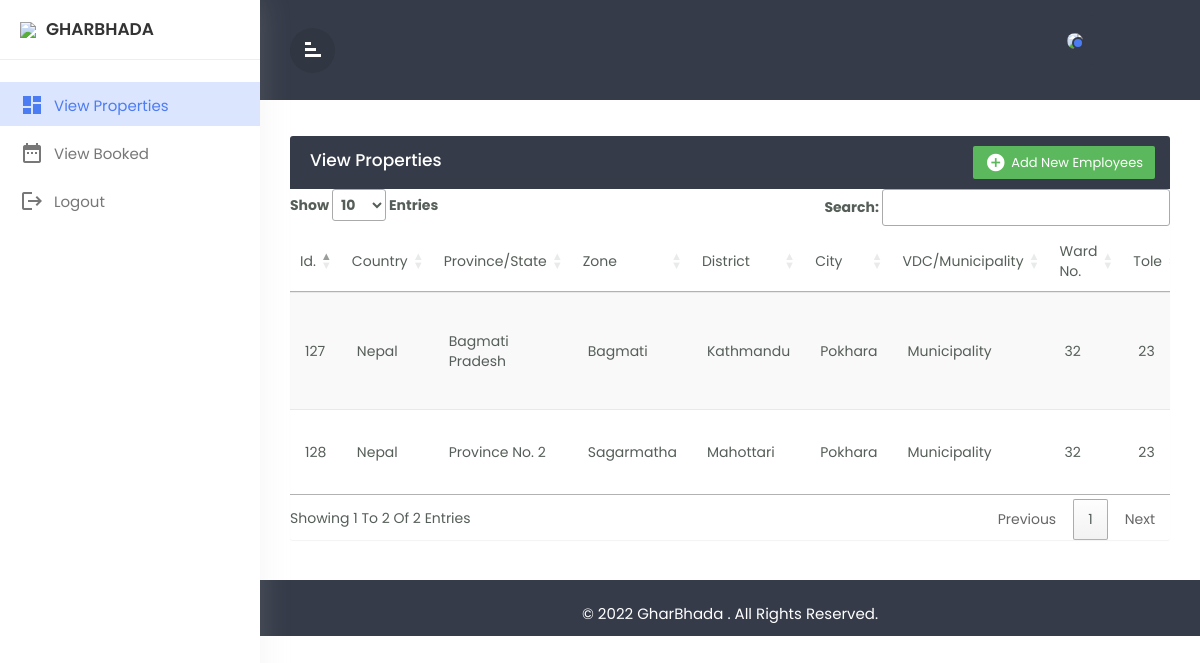
The page /owner/index.php (signed in) on the database its author committed.
### tables this page shows
CREATE TABLE `add_property` (
  `property_id` int(10) NOT NULL,
  `country` varchar(50) NOT NULL,
  `province` varchar(50) NOT NULL,
  `zone` varchar(50) NOT NULL,
  `district` varchar(50) NOT NULL,
  `city` varchar(100) NOT NULL,
  `vdc_municipality` varchar(50) NOT NULL,
  `ward_no` int(10) NOT NULL,
  `tole` varchar(100) NOT NULL,
  `contact_no` bigint(10) NOT NULL,
  `property_type` varchar(50) NOT NULL,
  `estimated_price` bigint(10) NOT NULL,
  `total_rooms` int(10) NOT NULL,
  `bedroom` int(10) NOT NULL,
  `living_room` int(10) NOT NULL,
  `kitchen` int(10) NOT NULL,
  `bathroom` int(10) NOT NULL,
  `description` varchar(2000) NOT NULL,
  `booked` varchar(5) NOT NULL DEFAULT 'No',
  `owner_id` int(10) NOT NULL
);

### owner/index.php (the view, shortened to what this page needs)
<?php
include 'navbar.php';
  include("owner-backend.php");
?>
<div class="main-content">
    <div class="row">
        <div class="col-md-12">
            <div class="table-wrapper">
                <div class="table-title">
                    <div class="row">
                        <div class="col-sm-6 p-0 flex justify-content-lg-start justify-content-center">
                            <h2 class="ml-lg-2">View Properties</h2>
                        </div>
                        <div class="col-sm-6 p-0 flex justify-content-lg-end justify-content-center">
                            <a href="#addEmployeeModal" class="btn btn-success" data-toggle="modal">
                                <i class="material-icons">&#xE147;</i>
                                <span>Add New Employees</span>
                            </a>
                        </div>
                    </div>
                </div>
                <table id="myTable" class="table table-striped table-hover">
                    <thead>
                        <th>Id.</th>
                        <th>Country</th>
                        <th>Province/State</th>
                        <th>Zone</th>
                        <th>District</th>
                        <th>City</th>
                        <th>VDC/Municipality</th>
                        <th>Ward No.</th>
                        <th>Tole</th>
                    </thead>
                    <tbody>
                        <?php
                          $u_email = $_SESSION['email'];
                          $sql1 = "SELECT * from owner where email='$u_email'";
                          $result1 = mysqli_query($db, $sql1);
                          if (mysqli_num_rows($result1) > 0) {
                              while ($rowss = mysqli_fetch_assoc($result1)) {
                              $owner_id = $rowss['owner_id'];
                              $sql = "SELECT * from add_property where owner_id='$owner_id'";
                              $result = mysqli_query($db, $sql);
                              if (mysqli_num_rows($result) > 0) {
                                  while ($rows = mysqli_fetch_assoc($result)) {
                      ?>
                        <tr>
                            <td><?php echo $rows['property_id'] ?></td>
                            <td><?php echo $rows['country'] ?></td>
                            <td><?php echo $rows['province'] ?></td>
                            <td><?php echo $rows['zone'] ?></td>
                            <td><?php echo $rows['district'] ?></td>
                            <td><?php echo $rows['city'] ?></td>
                            <td><?php echo $rows['vdc_municipality'] ?></td>
                            <td><?php echo $rows['ward_no'] ?></td>
                            <td><?php echo $rows['tole'] ?></td>
                            <?php
                    }
                  }
                }
              } ?>
                        </tr>
                    </tbody>
                </table>
            </div>
        </div>
    </div>
</div>
<?php
    include 'footer.php';
?>

### owner/css/custom.css (style rules this page uses)
body,html { line-height:1.8; font-family:'Poppins',sans-serif; color:#555e58; text-transform:capitalize; font-weight:400; margin:0px; padding:0px; }
.material-icons { font-family: 'Material Icons'; font-weight: normal; font-style: normal; font-size: 24px; display: inline-block; line-height: 1; text-transform: none; letter-spacing: normal; word-wrap: normal; white-space: nowrap; direction: ltr; -webkit-font-smoothing: antialiased; text-rendering: optimizeLegibility; -moz-osx-font-smoothing: grayscale; font-feature-settings: 'liga'; }
a { color:#333; font-weight:400; }
a,a:hover,a:focus { color:#333; text-decoration:none; transition:all 0.3s; }
.main-content { padding:30px 30px 0px 30px; }
.table-wrapper { background-color: #fff; margin:6px 0px 40px 0px; width: 100%; overflow: auto; border-radius: 3px; box-shadow: 0 1px 1px rgb(0 0 0 / 5%); }
.table-title { background:#353b48; color:#fff; position:sticky; top:0; width:100%; left:0; padding:10px 30px; border-radius:0px 0px 0 0; }
.table-title h2 { margin:5px 0 0; font-size:17px; }
.table-title .btn { color:#fff; float:right; font-size:13px; border:none; min-width:50px; border-radius:2px; border:none; outline:none!important; margin-left:10px; }
.table-title .btn i { float:left; font-size:21px; margin-right:5px; }
.table-title .btn span { float:left; margin-top:2px; }
table.table tr th, table.table tr td { border-color:#e9e9e9; padding:8px 15px; font-size:14px; font-weight: 400; vertical-align:middle; }
table.table tr th:first-child { width:60px; }

### rows shown on the page
add_property: property_id "127", country "Nepal", province "Bagmati Pradesh", zone "Bagmati", district "Kathmandu", city "Pokhara", vdc_municipality "Municipality", ward_no "32", tole "23"
add_property: property_id "128", country "Nepal", province "Province No. 2", zone "Sagarmatha", district "Mahottari", city "Pokhara", vdc_municipality "Municipality", ward_no "32", tole "23"
